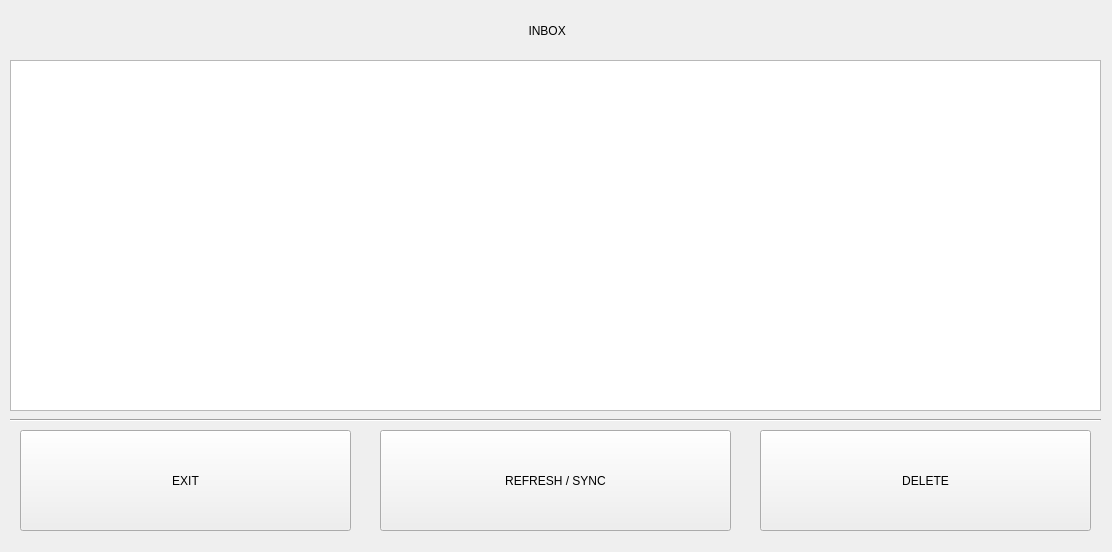
<?xml version="1.0" encoding="UTF-8"?>
<ui version="4.0">
 <class>Form</class>
 <widget class="QWidget" name="Form">
  <property name="geometry">
   <rect>
    <x>0</x>
    <y>0</y>
    <width>1112</width>
    <height>552</height>
   </rect>
  </property>
  <property name="windowTitle">
   <string>Form</string>
  </property>
  <widget class="QListWidget" name="Email_List">
   <property name="geometry">
    <rect>
     <x>10</x>
     <y>60</y>
     <width>1091</width>
     <height>351</height>
    </rect>
   </property>
  </widget>
  <widget class="QLabel" name="label">
   <property name="geometry">
    <rect>
     <x>15</x>
     <y>10</y>
     <width>1061</width>
     <height>41</height>
    </rect>
   </property>
   <property name="styleSheet">
    <string notr="true">font: 700 20pt &quot;Cantarell&quot;;</string>
   </property>
   <property name="text">
    <string> INBOX</string>
   </property>
   <property name="alignment">
    <set>Qt::AlignCenter</set>
   </property>
  </widget>
  <widget class="QPushButton" name="Refresh_Button">
   <property name="geometry">
    <rect>
     <x>380</x>
     <y>430</y>
     <width>351</width>
     <height>101</height>
    </rect>
   </property>
   <property name="styleSheet">
    <string notr="true">font: 700 italic 20pt &quot;Cantarell&quot;;</string>
   </property>
   <property name="text">
    <string>REFRESH / SYNC</string>
   </property>
  </widget>
  <widget class="QPushButton" name="Delete_Button">
   <property name="geometry">
    <rect>
     <x>760</x>
     <y>430</y>
     <width>331</width>
     <height>101</height>
    </rect>
   </property>
   <property name="styleSheet">
    <string notr="true">font: 700 italic 20pt &quot;Cantarell&quot;;</string>
   </property>
   <property name="text">
    <string>DELETE</string>
   </property>
  </widget>
  <widget class="Line" name="line">
   <property name="geometry">
    <rect>
     <x>10</x>
     <y>410</y>
     <width>1091</width>
     <height>21</height>
    </rect>
   </property>
   <property name="orientation">
    <enum>Qt::Horizontal</enum>
   </property>
  </widget>
  <widget class="QPushButton" name="Exit_Button">
   <property name="geometry">
    <rect>
     <x>20</x>
     <y>430</y>
     <width>331</width>
     <height>101</height>
    </rect>
   </property>
   <property name="styleSheet">
    <string notr="true">font: 700 italic 20pt &quot;Cantarell&quot;;</string>
   </property>
   <property name="text">
    <string>EXIT</string>
   </property>
  </widget>
 </widget>
 <resources/>
 <connections/>
</ui>
